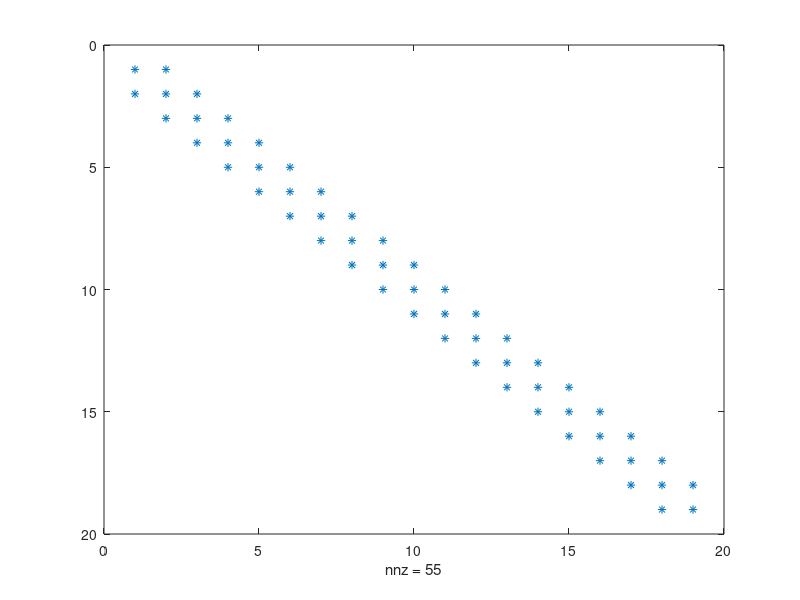
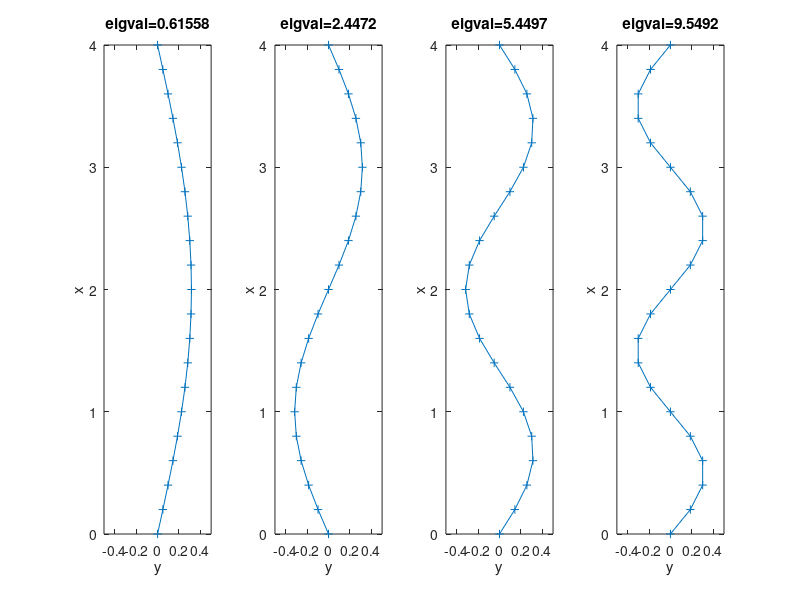

MATLAB code for these plots, in order:
% sample solution m-file

clear all; close all;

% number of internal points is 199, i.e. 200 intervals
nx=19;

%length of column
L=4; dx=L/(nx+1); x=0:dx:L;

A=-dx^(-2)*toeplitz([-2 1 zeros(1,nx-2)]);
figure(1)
spy(A)

%uncomment this part for part b.
%E=linspace(30,100,nx+2);
%DE=diag(E(2:end-1),0);
%A=A*DE;
%
%another way (longer)
%E=linspace(30,100,nx+2);
%EE=diag(E(2:end-1),0)+diag(E(2:end-2),-1)+diag(E(3:end-1),1);
%A=EE.*A;

[V,D]=eig(A);
[eigval,isort]=sort(diag(D));

for n=1:4
    neig=isort(n);  %neig is the index for the nth eigenvalue/vector
  y=zeros(nx+2,1);  %define y
  y(2:end-1)=V(:,neig);  %update the internal points
  figure(2)
  subplot(1,4,n)
   plot(y,x,'+-')
   title(['eigval=',num2str(D(neig,neig))])
   axis([-0.5 0.5 0 L])
   xlabel y, ylabel x;
end